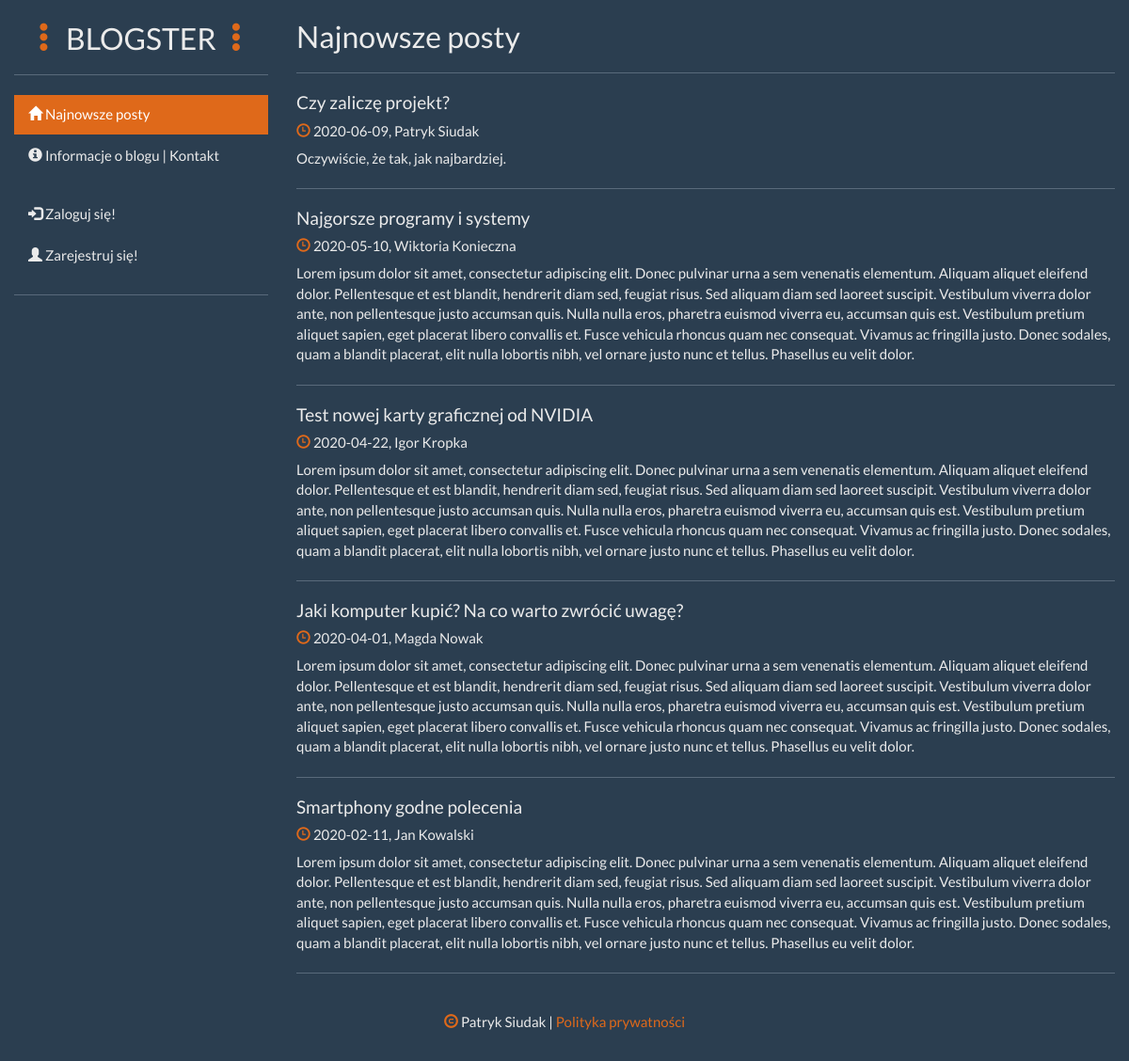
The page / on the database its author committed.
### tables this page shows
CREATE TABLE posty (id INTEGER PRIMARY KEY AUTOINCREMENT, tytul TEXT, autor TEXT, data_publikacji TEXT, tresc TEXT);

### app.py (the view)
@app.route("/")
def main():
    con = sql.connect('database.db')
    con.row_factory = sql.Row
    cur = con.cursor()
    cur.execute("SELECT * FROM posty ORDER BY data_publikacji DESC")
    posty = cur.fetchall()
    cur.close()
    con.close()
    return render_template('index.html', posty = posty, tytul = "Najnowsze posty")

### templates/index.html (shortened to what this page needs)
{% extends "baza.html" %}
{% block content %}
    <h2>Najnowsze posty</h2>
    <hr>
    {% for post in posty %}
        <h4>{{post["tytul"]}}</h4>
        <h5><span class="glyphicon glyphicon-time" style="color: #DF691A"></span> {{post["data_publikacji"]}}, {{post["autor"]}}</h5>
        <p>{{post["tresc"]}}</p>
        <hr>
    {% endfor %}
{% endblock %}

### rows shown on the page
posty: tytul "Czy zaliczę projekt?", data_publikacji "2020-06-09", autor "Patryk Siudak", tresc "Oczywiście, że tak, jak najbardziej."
posty: tytul "Najgorsze programy i systemy", data_publikacji "2020-05-10", autor "Wiktoria Konieczna", tresc "Lorem ipsum dolor sit amet, consectetur adipiscing elit. Donec pulvinar urna a sem venenatis elementum. Aliquam aliquet eleifend dolor. Pellentesque et est blandit, hendrerit diam sed, feugiat risus. Sed aliquam diam sed laoreet suscipit. Vestibulum viverra dolor ante, non pellentesque justo accumsan quis. Nulla nulla eros, pharetra euismod viverra eu, accumsan quis est. Vestibulum pretium aliquet sapien, eget placerat libero convallis et. Fusce vehicula rhoncus quam nec consequat. Vivamus ac fringilla justo. Donec sodales, quam a blandit placerat, elit nulla lobortis nibh, vel ornare justo nunc et tellus. Phasellus eu velit dolor."
posty: tytul "Test nowej karty graficznej od NVIDIA", data_publikacji "2020-04-22", autor "Igor Kropka", tresc "Lorem ipsum dolor sit amet, consectetur adipiscing elit. Donec pulvinar urna a sem venenatis elementum. Aliquam aliquet eleifend dolor. Pellentesque et est blandit, hendrerit diam sed, feugiat risus. Sed aliquam diam sed laoreet suscipit. Vestibulum viverra dolor ante, non pellentesque justo accumsan quis. Nulla nulla eros, pharetra euismod viverra eu, accumsan quis est. Vestibulum pretium aliquet sapien, eget placerat libero convallis et. Fusce vehicula rhoncus quam nec consequat. Vivamus ac fringilla justo. Donec sodales, quam a blandit placerat, elit nulla lobortis nibh, vel ornare justo nunc et tellus. Phasellus eu velit dolor."
posty: tytul "Jaki komputer kupić? Na co warto zwrócić uwagę?", data_publikacji "2020-04-01", autor "Magda Nowak", tresc "Lorem ipsum dolor sit amet, consectetur adipiscing elit. Donec pulvinar urna a sem venenatis elementum. Aliquam aliquet eleifend dolor. Pellentesque et est blandit, hendrerit diam sed, feugiat risus. Sed aliquam diam sed laoreet suscipit. Vestibulum viverra dolor ante, non pellentesque justo accumsan quis. Nulla nulla eros, pharetra euismod viverra eu, accumsan quis est. Vestibulum pretium aliquet sapien, eget placerat libero convallis et. Fusce vehicula rhoncus quam nec consequat. Vivamus ac fringilla justo. Donec sodales, quam a blandit placerat, elit nulla lobortis nibh, vel ornare justo nunc et tellus. Phasellus eu velit dolor."
posty: tytul "Smartphony godne polecenia", data_publikacji "2020-02-11", autor "Jan Kowalski", tresc "Lorem ipsum dolor sit amet, consectetur adipiscing elit. Donec pulvinar urna a sem venenatis elementum. Aliquam aliquet eleifend dolor. Pellentesque et est blandit, hendrerit diam sed, feugiat risus. Sed aliquam diam sed laoreet suscipit. Vestibulum viverra dolor ante, non pellentesque justo accumsan quis. Nulla nulla eros, pharetra euismod viverra eu, accumsan quis est. Vestibulum pretium aliquet sapien, eget placerat libero convallis et. Fusce vehicula rhoncus quam nec consequat. Vivamus ac fringilla justo. Donec sodales, quam a blandit placerat, elit nulla lobortis nibh, vel ornare justo nunc et tellus. Phasellus eu velit dolor."
